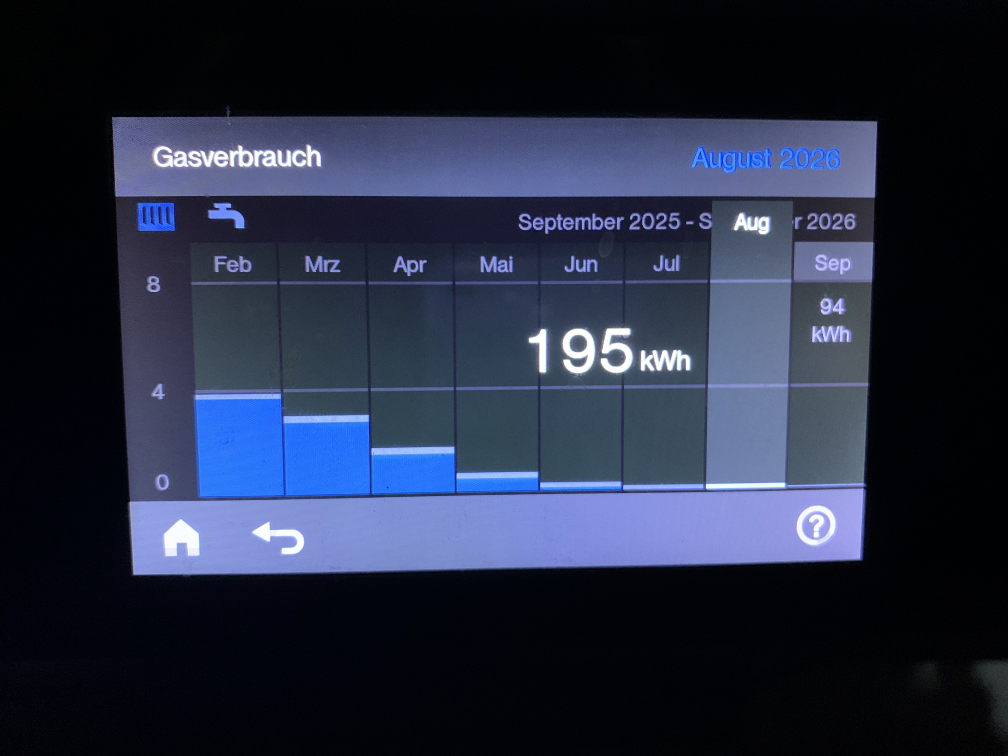
#> input picture IMG_0003.jpeg, 4032 x 3024 px (shown at 1/4 size)
$ python -i ocr.py   (imports and definitions only)
#> lines starting #> are read from the running program, lines starting #| are printed output that depends on the picture
### gas/display.py
"""Locate large, bright digits in the middle of the boiler display, before OCR."""


def central_digits(gray):
    """Return a crop box, or None when no dominant central glyph group exists.

    Work in relative image coordinates so camera resolution and modest framing
    changes do not select a fixed pixel box. No recognized number or month is
    involved in choosing the region.
    """
    small = gray.copy()
    small.thumbnail((1200, 1200))
    width, height = small.size
    histogram = small.histogram()
    total = 0
    for bright, count in enumerate(histogram):
        total += count
        if total >= width * height * .997:
            break
    cutoff = max(96, int(bright * .78))
    # The main value is central. Exclude the title, footer buttons and the far
    # right column even when OCR finds these easier to read than the main value.
    left, top, right, bottom = int(width * .1), int(height * .25), int(width * .9), int(height * .65)
    area = small.crop((left, top, right, bottom))
    w, h = area.size
    pixels = bytearray(area.point(lambda pixel: int(pixel > cutoff)).tobytes())
    boxes = []
    for start, foreground in enumerate(pixels):
        if not foreground:
            continue
        pixels[start] = 0
        stack = [start]
        x0 = x1 = start % w
        y0 = y1 = start // w
        count = 0
        while stack:
            index = stack.pop()
            x, y = index % w, index // w
            count += 1
            x0, x1, y0, y1 = min(x0, x), max(x1, x), min(y0, y), max(y1, y)
            for neighbor in (index - w if y else -1, index + w if y < h - 1 else -1,
                             index - 1 if x else -1, index + 1 if x < w - 1 else -1):
                if neighbor >= 0 and pixels[neighbor]:
                    pixels[neighbor] = 0
                    stack.append(neighbor)
        bw, bh = x1 - x0 + 1, y1 - y0 + 1
        # Discard clipped objects, diagram lines, solid bars and small labels.
        if (0 < x0 and x1 < w - 1 and 0 < y0 and y1 < h - 1
                and bh >= max(12, height * .04) and .1 <= bw / bh <= 4
                and .12 <= count / (bw * bh) <= .85):
            boxes.append((x0 + left, y0 + top, x1 + left + 1, y1 + top + 1))
    if not boxes:
        return None
    tallest = max(box[3] - box[1] for box in boxes)
    boxes = [box for box in boxes if box[3] - box[1] >= tallest * .7]
    groups = []
    for box in sorted(boxes):
        for group in groups:
            last = group[-1]
            if (0 <= box[0] - last[2] <= tallest * .9
                    and abs(box[3] - last[3]) <= tallest * .3):
                group.append(box)
                break
        else:
            groups.append([box])
    # Two equally large regions are ambiguous, even if only one is legible.
    if len(groups) != 1:
        return None
    group = groups[0]
    box = (min(b[0] for b in group), min(b[1] for b in group),
           max(b[2] for b in group), max(b[3] for b in group))
    if not .2 * width <= (box[0] + box[2]) / 2 <= .8 * width:
        return None
    # Tiny padding preserves strokes without including the smaller kWh label.
    sx, sy = gray.width / width, gray.height / height
    return (max(0, int((box[0] - 1) * sx)), max(0, int((box[1] - 1) * sy)),
            min(gray.width, int((box[2] + 1) * sx)), min(gray.height, int((box[3] + 1) * sy)))

### gas/ocr.py
import csv
import io
import re
import subprocess
from decimal import Decimal
from pathlib import Path
from tempfile import TemporaryDirectory
from time import monotonic

from PIL import Image, ImageOps, UnidentifiedImageError

from .domain import ValidationError
from .display import central_digits


# [61 lines left out: functions normalize_image, candidates_from_text, text_from_tsv, not called in this run]


def recognize_display(gray, deadline, box=None):
    box = box if box is not None else central_digits(gray)
    if box is None:
        return ('[Displayauswahl]\nKein eindeutig abgegrenzter großer Messwert in der Bildmitte gefunden.', [],
                'Der große Monatswert konnte nicht sicher lokalisiert werden. Bitte den Wert manuell eintragen oder das Display näher und gerade fotografieren. Kleine Spaltenwerte werden nicht übernommen.')
    crop = gray.crop(box)
    # Normalize exposure only inside the selected region, not against the chart.
    crop = ImageOps.autocontrast(crop)
    crop = crop.resize((max(1, round(crop.width * 120 / crop.height)), 120))
    variants = [('Invertierte Graustufen', ImageOps.invert(crop)),
                ('Schwarz-Weiß, Schwelle 170', crop.point(lambda pixel: 0 if pixel > 170 else 255))]
    readings = []
    failed = False
    with TemporaryDirectory(prefix='utilmanager-ocr-') as directory:
        for label, prepared in variants:
            remaining = deadline - monotonic()
            if remaining <= 0:
                failed = True
                break
            prepared = ImageOps.expand(prepared, border=max(10, crop.height // 5), fill=255)
            target = Path(directory) / 'central-value.png'
            prepared.save(target)
            try:
                result = subprocess.run(
                    ['tesseract', str(target.resolve()), 'stdout', '-l', 'eng', '--psm', '8',
                     '-c', 'tessedit_char_whitelist=0123456789.,', 'tsv'],
                    capture_output=True, text=True, encoding='utf-8', errors='replace',
                    timeout=remaining, check=True)
                text = text_from_tsv(result.stdout).strip()
                # Read the whole numeric crop. Never take a suffix of a broken
                # number or one line from a crop with several apparent values.
                values = candidates_from_text(text) if re.fullmatch(r'\d+(?:[.,]\d+)*', text) else []
                readings.append((label, text, values))
            except (subprocess.TimeoutExpired, subprocess.CalledProcessError):
                failed = True
    text = f'[Großer Monatswert in der Bildmitte: Ausschnitt {box}]\n' + '\n\n'.join(
        f'[Ziffernerkennung: {label}]\n{result}' for label, result, _ in readings)
    if not failed and len(readings) == 2 and len(readings[0][2]) == 1 and readings[0][2] == readings[1][2]:
        return text, readings[0][2], ''
    return text, [], 'Der große Monatswert konnte nicht übereinstimmend erkannt werden. Bitte am Foto prüfen und manuell eintragen. Kleine Spaltenwerte werden nicht übernommen.'


def recognize(path):
#> called with path = '../IMG_0003.jpeg'
    deadline = monotonic() + 25
    readings = []
    interrupted = False

    # [14 lines left out: function read, not called in this run]

    try:
        with Image.open(path) as image:
#> image is the input picture: PIL image 4032x3024 RGB; mean R, G, B 36.2, 43.1, 63.8
            gray = ImageOps.grayscale(image)
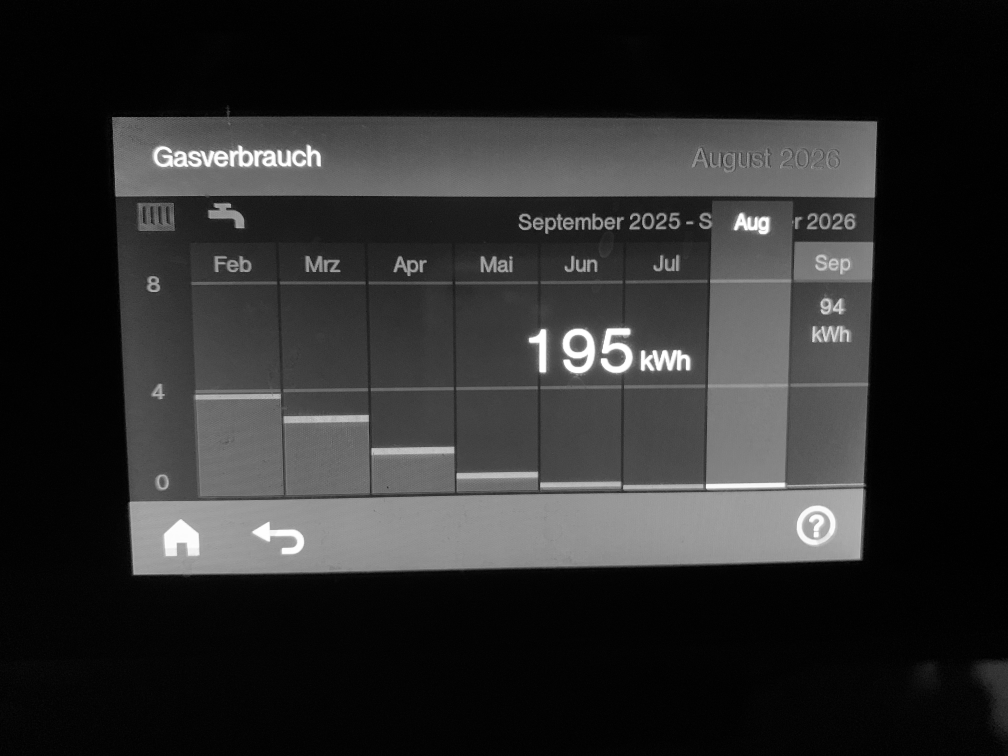
#> gray: PIL image 4032x3024 L (shown at 1/4 size); min 0, max 255, mean 43.4
        histogram = gray.histogram()
#> histogram = 256 values, max 1473386 at index 1, min 525 at index 218, mean 47628
        dark_display = sum(histogram[:128]) > gray.width * gray.height / 2
#> dark_display = True
        if dark_display:
            return recognize_display(gray, deadline)
#> in central_digits, `histogram = small.histogram()`: histogram = 256 values, max 184418 at index 2, min 48 at index 211, mean 4218.8
#> the loop in central_digits, `for bright, count in enumerate(histogram):` made 255 passes
#> (count, total) on passes 1 to 3: (4853, 4853), (91801, 96654), (184418, 281072)
#> after the loop in central_digits, `for bright, count in enumerate(histogram):`: total = 1077248
#> in central_digits, `cutoff = max(96, int(bright * .78))`: cutoff = 198
#> in central_digits, `area = small.crop((left, top, right, bottom))`:
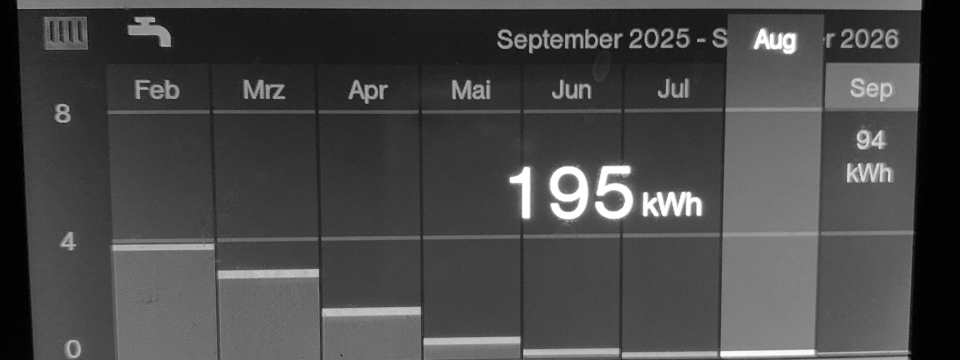
#> area: PIL image 960x360 L; min 0, max 255, mean 72.5
#> after the loop in central_digits, `for start, foreground in enumerate(pixels):`: boxes = [(670, 391, 708, 444), (715, 391, 753, 444), (630, 392, 650, 443)]
#> in central_digits, `tallest = max(box[3] - box[1] for box in boxes)`: tallest = 53
#> the loop in central_digits, `for box in sorted(boxes):` made 3 passes
#> after the loop in central_digits, `for box in sorted(boxes):`: group = [(630, 392, 650, 443), (670, 391, 708, 444), (715, 391, 753, 444)]; groups = [[(630, 392, 650, 443), (670, 391, 708, 444), (715, 391, 753, 444)]]
#> in central_digits, `box = (min(b[0] for b in group), min(b[1] for b in group), max(b[2] fo..`: box = (630, 391, 753, 444)
#> in recognize_display, `box = box if box is not None else central_digits(gray)`: box = (2113, 1310, 2533, 1495)
#> in recognize_display, `crop = gray.crop(box)`:
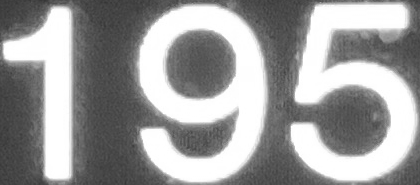
#> crop: PIL image 420x185 L; min 53, max 255, mean 155.8
#> in recognize_display, `crop = ImageOps.autocontrast(crop)`:
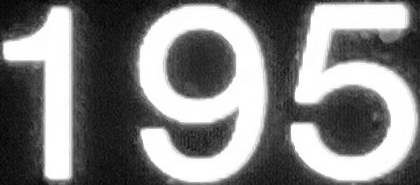
#> crop: PIL image 420x185 L; min 0, max 255, mean 129.4
#> in recognize_display, `crop = crop.resize((max(1, round(crop.width * 120 / crop.height)), 120))`:
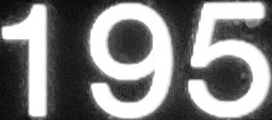
#> crop: PIL image 272x120 L; min 3, max 255, mean 129.4
#> the loop in recognize_display, `for label, prepared in variants:` made 1 pass
#> (label, remaining) on pass 1: ('Invertierte Graustufen', 23.15)
#> pass 1, in recognize_display, `prepared = ImageOps.expand(prepared, border=max(10, crop.height // 5),..`:
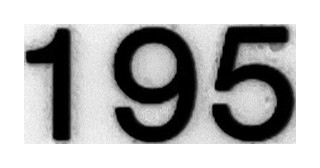
#> prepared: PIL image 320x168 L; min 0, max 255, mean 176.5
#> after the loop in recognize_display, `for label, prepared in variants:`: readings = []
        # A light wall around the display can make the overall photo bright.
        box = central_digits(gray)
        if box is not None:
            return recognize_display(gray, deadline, box)
        read(path, 'Originalbild')
        # Keep the original photo for review. Only temporary OCR copies isolate
        # the bright display text from blue bars, grid lines and dark background.
        if not any(candidates_from_text(text, require_unit=True) for _, text in readings):
            with TemporaryDirectory(prefix='utilmanager-ocr-') as directory:
                for cutoff in (200, 210):
                    if monotonic() >= deadline:
                        interrupted = True
                        break
                    prepared = gray.point(lambda pixel: 0 if pixel > cutoff else 255)
                    target = Path(directory) / 'display.png'
                    prepared.save(target)
                    read(target, f'Helle Displayschrift (Schwelle {cutoff})')
    except FileNotFoundError:
        return '', [], 'Tesseract oder die Bilddatei ist nicht verfügbar. Das Foto kann manuell ausgewertet werden.'
    except OSError:
        interrupted = True

    values = []
    for _, text in readings:
        for value in candidates_from_text(text, require_unit=True):
            if value not in values:
                values.append(value)
    # Bare-number fallback belongs only to the original image: thresholding can
    # remove units, decimal separators and parts of dates, creating false values.
    if not values and readings and readings[0][0] == 'Originalbild':
        values = candidates_from_text(readings[0][1])
    text = '\n\n'.join(f'[{label}]\n{result}' for label, result in readings)[:16000]
    warning = '' if len(values) == 1 else 'Kein eindeutiger Messwert erkannt. Bitte am Foto prüfen und manuell eintragen.'
    if interrupted:
        warning = 'Die Texterkennung konnte nicht vollständig abgeschlossen werden. Bitte den Wert am Foto prüfen.'
    return text, values[:20], warning

#> (the run stopped early here; a loop or call above may not have finished)
